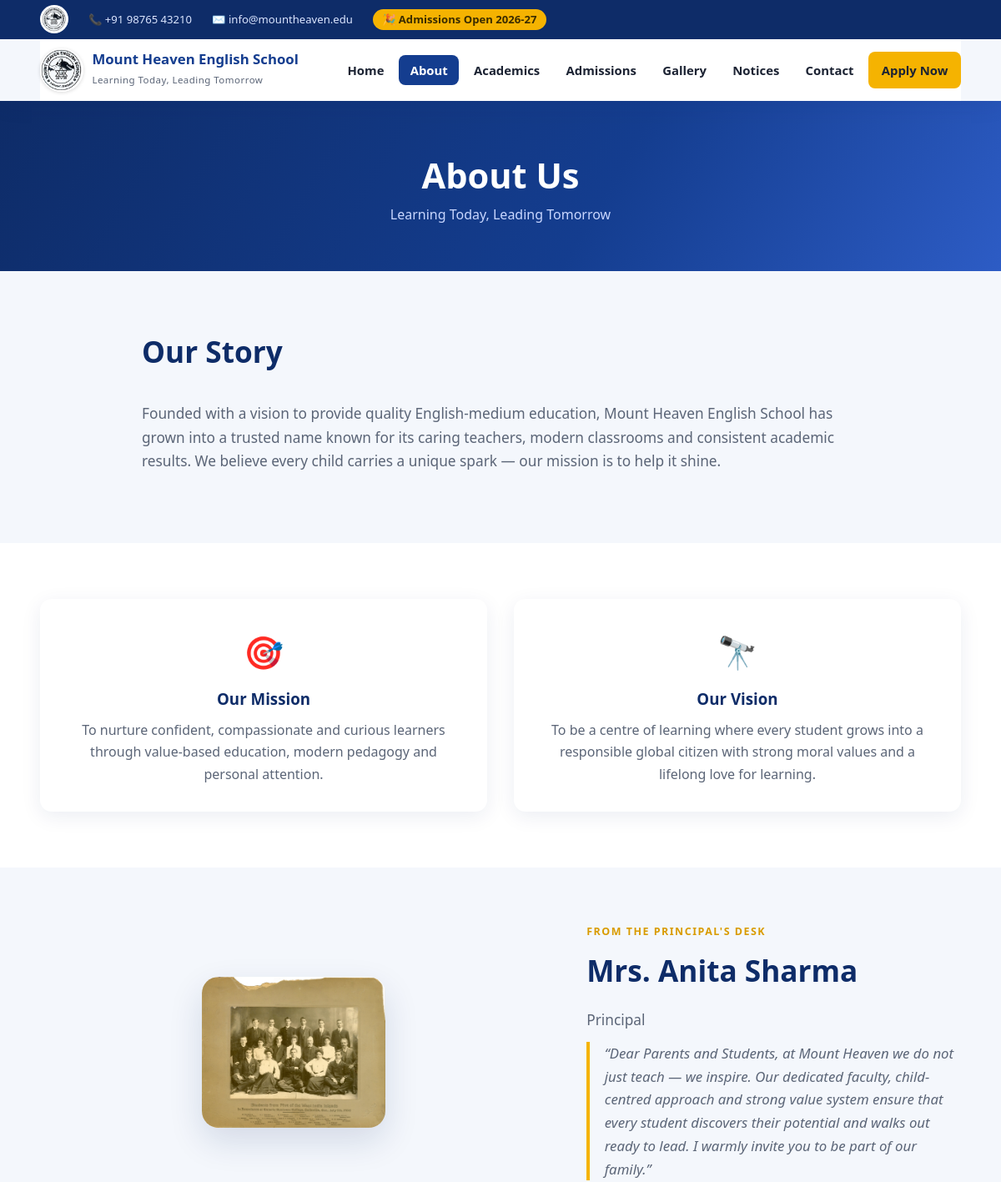
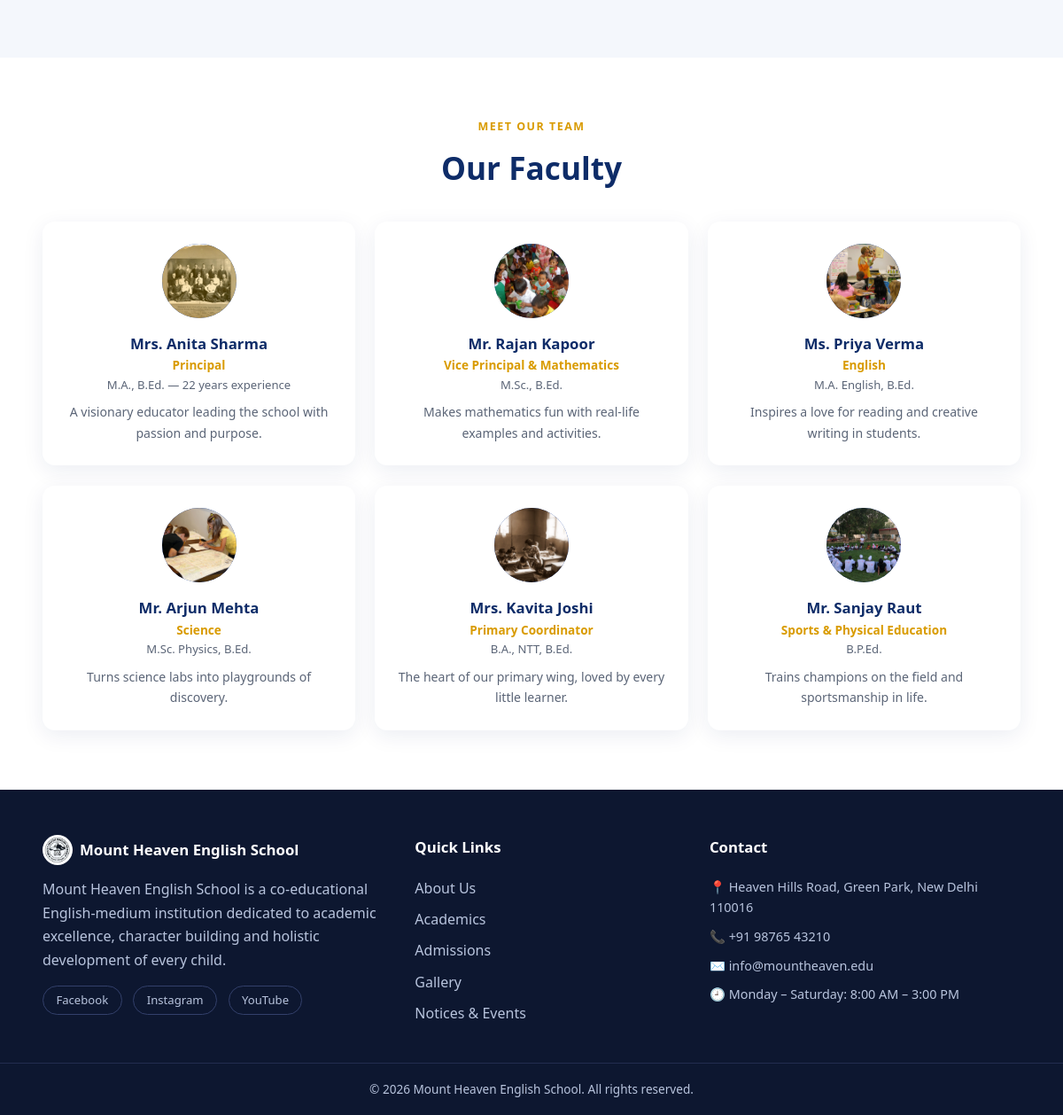
/about, run on the app's committed database (2 pictures, top to bottom).
### tables this page shows
CREATE TABLE IF NOT EXISTS teachers (
    id INT UNSIGNED AUTO_INCREMENT PRIMARY KEY,
    name VARCHAR(120) NOT NULL,
    designation VARCHAR(120) NULL,
    qualification VARCHAR(150) NULL,
    bio TEXT NULL,
    photo VARCHAR(255) NULL,
    sort_order INT NOT NULL DEFAULT 0,
    active TINYINT(1) NOT NULL DEFAULT 1,
    created_at DATETIME NOT NULL DEFAULT CURRENT_TIMESTAMP
);

### app/Core/View.php (called while the page is built, shortened)
<?php
class View
{
    public static function render(string $view, array $data = [], ?string $layout = null): string
    {
        $viewFile = BASE_PATH . '/app/Views/' . $view . '.php';
        extract($data, EXTR_SKIP);
        require $viewFile;
        $content = ob_get_clean();
        if ($layout !== null) {
            $layoutFile = BASE_PATH . '/app/Views/layouts/' . $layout . '.php';
            require $layoutFile;
            return ob_get_clean();
        }
        return $content;
    }
}

### app/Core/Controller.php (called while the page is built, shortened)
<?php
class Controller
{
    protected function view(string $view, array $data = [], ?string $layout = 'public'): string
    {
        return View::render($view, $data, $layout);
    }
}

### app/Controllers/HomeController.php (called while the page is built, shortened)
<?php
class HomeController extends Controller
{
    public function about(): string
    {
        return $this->view('public/about', [
            'teachers' => Database::fetchAll(
                'SELECT * FROM teachers WHERE active = 1 ORDER BY sort_order, id'
            ),
        ]);
    }
}

### public/index.php (called while the page is built, shortened)
<?php
require BASE_PATH . '/app/Core/helpers.php';
spl_autoload_register(static function (string $class): void {
    $prefix = 'App\\';
    if (str_starts_with($class, $prefix)) {
        $file = BASE_PATH . '/app/' . str_replace('\\', '/', substr($class, strlen($prefix))) . '.php';
    }
});
$router = new App\Core\Router();
$router->dispatch(
    $_SERVER['REQUEST_METHOD'] ?? 'GET',
    $_SERVER['REQUEST_URI'] ?? '/'
);

### app/Core/Database.php (called while the page is built, shortened)
<?php
class Database
{
    private static ?PDO $pdo = null;
    public static function pdo(): PDO
    {
        if (self::$pdo === null) {
            $cfg = config('db');
            $dsn = sprintf(
                'mysql:host=%s;port=%s;dbname=%s;charset=%s',
                $cfg['host'],
                $cfg['port'],
                $cfg['name'],
                $cfg['charset']
            );
            try {
                self::$pdo = new PDO($dsn, $cfg['user'], $cfg['pass'], [
                    PDO::ATTR_ERRMODE            => PDO::ERRMODE_EXCEPTION,
                    PDO::ATTR_DEFAULT_FETCH_MODE => PDO::FETCH_ASSOC,
                    PDO::ATTR_EMULATE_PREPARES   => false,
                ]);
            } catch (PDOException $e) {
                self::fail($e);
            }
        }
        return self::$pdo;
    }
    public static function run(string $sql, array $params = []): PDOStatement
    {
        $stmt = self::pdo()->prepare($sql);
        $stmt->execute($params);
        return $stmt;
    }
    public static function fetchAll(string $sql, array $params = []): array
    {
        return self::run($sql, $params)->fetchAll();
    }
}

### app/Core/helpers.php (called while the page is built, shortened)
<?php
if (!function_exists('e')) {
    function e($value): string
    {
        return htmlspecialchars((string) ($value ?? ''), ENT_QUOTES, 'UTF-8');
    }
}
if (!function_exists('app_base')) {
    function app_base(): string
    {
        static $base = null;
        if ($base !== null) {
            return $base;
        }
        $docRoot   = realpath((string) ($_SERVER['DOCUMENT_ROOT'] ?? '')) ?: '';
        $scriptDir = realpath(dirname((string) ($_SERVER['SCRIPT_FILENAME'] ?? ''))) ?: '';
        if ($docRoot !== '' && $docRoot !== '/' && $scriptDir !== '' && str_starts_with($scriptDir, $docRoot)) {
            $base = rtrim(substr($scriptDir, strlen($docRoot)), '/');
            return $base;
        }
        $base = '';
        return $base;
    }
}
if (!function_exists('public_base')) {
    function public_base(): string
    {
        static $base = null;
        if ($base !== null) {
            return $base;
        }
        $docRoot = realpath((string) ($_SERVER['DOCUMENT_ROOT'] ?? '')) ?: '';
        $base = ($docRoot !== '' && $docRoot === realpath(BASE_PATH . '/public'))
            ? ''
            : app_base() . '/public';
        return $base;
    }
}
if (!function_exists('url')) {
    function url(string $path = ''): string
    {
        return app_base() . '/' . ltrim($path, '/');
    }
}
if (!function_exists('asset')) {
    function asset(string $path): string
    {
        return public_base() . '/assets/' . ltrim($path, '/');
    }
}
if (!function_exists('upload_url')) {
    function upload_url(?string $path): string
    {
        return public_base() . '/uploads/' . ltrim($path, '/');
    }
}
if (!function_exists('setting')) {
    function setting(string $key, $default = '')
    {
        static $cache = null;
        if ($cache === null) {
            $cache = [];
            try {
                foreach (Database::fetchAll('SELECT `key`, `value` FROM settings') as $row) {
                    $cache[$row['key']] = $row['value'];
                }
            } catch (\Throwable $e) {
            }
        }
        return $cache[$key] ?? $default;
    }
}
if (!function_exists('str_limit')) {
    function str_limit(?string $value, int $limit = 120): string
    {
        $value = trim((string) $value);
        if (mb_strlen($value) <= $limit) {
            return $value;
        }
        return rtrim(mb_substr($value, 0, $limit)) . '…';
    }
}
if (!function_exists('current_path')) {
    function current_path(): string
    {
        $current = parse_url($_SERVER['REQUEST_URI'] ?? '/', PHP_URL_PATH) ?: '/';
        $base = app_base();
        return '/' . ltrim($current, '/');
    }
}
if (!function_exists('is_active_path')) {
    function is_active_path(string $path): bool
    {
        $current = current_path();
        if ($path === '/') {
            return $current === '/' || $current === '';
        }
        return str_starts_with($current, '/' . ltrim($path, '/'));
    }
}

### app/Views/public/about.php (the view, shortened to what this page needs)
<section class="page-head">
  <div class="container">
    <h1>About Us</h1>
    <p><?= e(setting('site_tagline')) ?></p>
  </div>
</section>
<section class="section">
  <div class="container narrow">
    <h2 class="section-title">Our Story</h2>
    <p class="lead"><?= e(setting('about_history')) ?></p>
  </div>
</section>
<section class="section section-alt">
  <div class="container two-col">
    <div class="value-card">
      <span class="value-icon">🎯</span>
      <h3>Our Mission</h3>
      <p><?= e(setting('about_mission')) ?></p>
    </div>
    <div class="value-card">
      <span class="value-icon">🔭</span>
      <h3>Our Vision</h3>
      <p><?= e(setting('about_vision')) ?></p>
    </div>
  </div>
</section>
<section class="section">
  <div class="container split">
    <div class="principal-photo">
      <?php if (setting('principal_photo')): ?>
        <img src="<?= e(upload_url(setting('principal_photo'))) ?>" alt="<?= e(setting('principal_name')) ?>">
      <?php else: ?>
        <div class="principal-placeholder">👩‍🏫</div>
      <?php endif; ?>
    </div>
    <div>
      <p class="eyebrow">From the Principal's Desk</p>
      <h2 class="section-title left"><?= e(setting('principal_name')) ?></h2>
      <p class="lead" style="margin-bottom:.75rem"><?= e(setting('principal_designation')) ?></p>
      <p class="quote">“<?= e(setting('principal_message')) ?>”</p>
    </div>
  </div>
</section>
<section class="section section-alt" id="teachers">
  <div class="container">
    <p class="eyebrow center">Meet Our Team</p>
    <h2 class="section-title center">Our Faculty</h2>
    <div class="grid grid-3">
      <?php foreach ($teachers as $t): ?>
        <article class="card teacher-card">
          <div class="teacher-photo">
            <?php if ($t['photo']): ?>
              <img src="<?= e(upload_url($t['photo'])) ?>" alt="<?= e($t['name']) ?>">
            <?php else: ?>
              <span><?= e(mb_strtoupper(mb_substr($t['name'], 0, 1))) ?></span>
            <?php endif; ?>
          </div>
          <h3><?= e($t['name']) ?></h3>
          <p class="teacher-role"><?= e($t['designation']) ?></p>
          <p class="teacher-qual"><?= e($t['qualification']) ?></p>
          <?php if ($t['bio']): ?><p class="teacher-bio"><?= e($t['bio']) ?></p><?php endif; ?>
        </article>
      <?php endforeach; ?>
    </div>
  </div>
</section>

### app/Views/layouts/public.php (shortened to what this page needs)
<!doctype html>
<html lang="en">
<head>
<link rel="stylesheet" href="<?= asset('css/style.css') ?>">
</head>
<body>
<header class="site-header">
  <div class="topbar">
    <div class="container topbar-inner">
      <?php if (setting('site_logo')): ?>
        <span class="topbar-logo"><img src="<?= e(upload_url(setting('site_logo'))) ?>" alt="<?= e(setting('site_name')) ?> logo"></span>
      <?php endif; ?>
      <span>📞 <?= e(setting('phone')) ?></span>
      <span>✉️ <?= e(setting('email')) ?></span>
      <?php if (setting('admission_open')): ?>
        <span class="topbar-badge">🎉 Admissions Open <?= e(date('Y')) ?>-<?= e(date('y') + 1) ?></span>
      <?php endif; ?>
    </div>
  </div>
  <nav class="navbar container">
    <a class="brand" href="<?= url('/') ?>">
      <span class="brand-logo"><?php if (setting('site_logo')): ?>
        <img src="<?= e(upload_url(setting('site_logo'))) ?>" alt="<?= e(setting('site_name')) ?>">
      <?php else: ?>🏔️<?php endif; ?></span>
      <span class="brand-text">
        <strong><?= e(setting('site_name')) ?></strong>
        <small><?= e(setting('site_tagline')) ?></small>
      </span>
    </a>
    <ul class="nav-links" id="navLinks">
      <li><a href="<?= url('/') ?>" class="<?= is_active_path('/') ? 'active' : '' ?>">Home</a></li>
      <li><a href="<?= url('/about') ?>" class="<?= is_active_path('about') ? 'active' : '' ?>">About</a></li>
      <li><a href="<?= url('/academics') ?>" class="<?= is_active_path('academics') ? 'active' : '' ?>">Academics</a></li>
      <li><a href="<?= url('/admissions') ?>" class="<?= is_active_path('admissions') ? 'active' : '' ?>">Admissions</a></li>
      <li><a href="<?= url('/gallery') ?>" class="<?= is_active_path('gallery') ? 'active' : '' ?>">Gallery</a></li>
      <li><a href="<?= url('/notices') ?>" class="<?= is_active_path('notices') ? 'active' : '' ?>">Notices</a></li>
      <li><a href="<?= url('/contact') ?>" class="<?= is_active_path('contact') ? 'active' : '' ?>">Contact</a></li>
      <li><a class="btn btn-gold btn-sm" href="<?= url('/admissions') ?>">Apply Now</a></li>
    </ul>
  </nav>
</header>
<main>
<?= $content ?>
</main>
<footer class="site-footer">
  <div class="container footer-grid">
    <div>
      <h3 class="footer-brand"><?php if (setting('site_logo')): ?>
        <img src="<?= e(upload_url(setting('site_logo'))) ?>" alt="">
      <?php endif; ?> <?= e(setting('site_name')) ?></h3>
      <p><?= e(str_limit(setting('about_short'), 180)) ?></p>
      <div class="socials">
        <?php if (setting('facebook_url')): ?><a href="<?= e(setting('facebook_url')) ?>" target="_blank" rel="noopener">Facebook</a><?php endif; ?>
        <?php if (setting('instagram_url')): ?><a href="<?= e(setting('instagram_url')) ?>" target="_blank" rel="noopener">Instagram</a><?php endif; ?>
        <?php if (setting('youtube_url')): ?><a href="<?= e(setting('youtube_url')) ?>" target="_blank" rel="noopener">YouTube</a><?php endif; ?>
      </div>
    </div>
    <div>
      <h3>Quick Links</h3>
      <ul>
        <li><a href="<?= url('/about') ?>">About Us</a></li>
        <li><a href="<?= url('/academics') ?>">Academics</a></li>
        <li><a href="<?= url('/admissions') ?>">Admissions</a></li>
        <li><a href="<?= url('/gallery') ?>">Gallery</a></li>
        <li><a href="<?= url('/notices') ?>">Notices &amp; Events</a></li>
      </ul>
    </div>
    <div>
      <h3>Contact</h3>
      <ul class="contact-list">
        <li>📍 <?= e(setting('address')) ?></li>
        <li>📞 <?= e(setting('phone')) ?></li>
        <li>✉️ <?= e(setting('email')) ?></li>
        <li>🕘 <?= e(setting('office_hours')) ?></li>
      </ul>
    </div>
  </div>
  <div class="footer-bottom">
    <div class="container">
      <p><?= e(str_replace('{year}', (string) date('Y'), setting('footer_note'))) ?></p>
    </div>
  </div>
</footer>
</body>
</html>

### app/Core/Router.php (shortened to what this page needs)
<?php
class Router
{
    private array $routes = [];
    private function add(string $method, string $path, array|callable $handler): void
    {
        $pattern = '#^' . preg_replace('#\{([a-zA-Z_]+)\}#', '(?P<$1>[^/]+)', rtrim($path, '/') ?: '/') . '$#u';
        $this->routes[$method][] = ['pattern' => $pattern, 'handler' => $handler];
    }
    public function dispatch(string $method, string $uri): void
    {
        $path = parse_url($uri, PHP_URL_PATH) ?: '/';
        $base = app_base();
        $path = '/' . ltrim($path, '/');
        if ($path !== '/') {
            $path = rtrim($path, '/');
        }
        foreach ($this->routes[$method] ?? [] as $route) {
            if (preg_match($route['pattern'], $path, $m)) {
                $params = array_values(array_filter($m, 'is_string', ARRAY_FILTER_USE_KEY));
                $handler = $route['handler'];
                if (is_array($handler)) {
                    [$class, $action] = $handler;
                    $controller = new $class();
                    $result = $controller->{$action}(...$params);
                } else {
                    $result = $handler(...$params);
                }
                echo $result;
                return;
            }
        }
    }
}

### data on the page
teachers: photo (picture), name "Mrs. Anita Sharma", designation "Principal", qualification "M.A., B.Ed. — 22 years experience", bio "A visionary educator leading the school with passion and purpose."
teachers: photo (picture), name "Mr. Rajan Kapoor", designation "Vice Principal & Mathematics", qualification "M.Sc., B.Ed.", bio "Makes mathematics fun with real-life examples and activities."
teachers: photo (picture), name "Ms. Priya Verma", designation "English", qualification "M.A. English, B.Ed.", bio "Inspires a love for reading and creative writing in students."
teachers: photo (picture), name "Mr. Arjun Mehta", designation "Science", qualification "M.Sc. Physics, B.Ed.", bio "Turns science labs into playgrounds of discovery."
teachers: photo (picture), name "Mrs. Kavita Joshi", designation "Primary Coordinator", qualification "B.A., NTT, B.Ed.", bio "The heart of our primary wing, loved by every little learner."
teachers: photo (picture), name "Mr. Sanjay Raut", designation "Sports & Physical Education", qualification "B.P.Ed.", bio "Trains champions on the field and sportsmanship in life."

### other printed values
setting('phone') "+91 98765 43210"
setting('email') "info@mountheaven.edu"
setting('site_name') "Mount Heaven English School"
setting('site_tagline') "Learning Today, Leading Tomorrow"
setting('about_mission') "To nurture confident, compassionate and curious learners through value-based education, modern pedagogy and personal attention."
setting('about_vision') "To be a centre of learning where every student grows into a responsible global citizen with strong moral values and a lifelong love for learning."
setting('principal_name') "Mrs. Anita Sharma"
setting('principal_designation') "Principal"
str_limit(setting('about_short'), 180) "Mount Heaven English School is a co-educational English-medium institution dedicated to academic excellence, character building and holistic development of every child."
setting('address') "Heaven Hills Road, Green Park, New Delhi 110016"
setting('office_hours') "Monday – Saturday: 8:00 AM – 3:00 PM"
